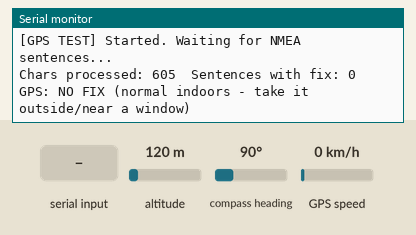
The sketch below on a simulated ESP32. Parts: the last lines printed to the serial monitor. Inputs (shaded band) come from the test bench; at power-on: altitude 120 m, compass heading 90°, GPS speed 0 km/h. The GPS gets a fix after 3 s at 37.7749, -122.4194 with 8 satellites.

Above: at 1.5 s.
1.6 s: altitude set to 20 m
At 4.5 s:
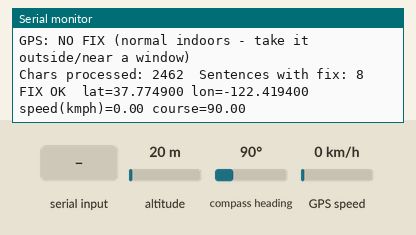
5.7 s: "1" received over the second serial link
7.2 s: compass heading set to 7°
At 8.5 s:
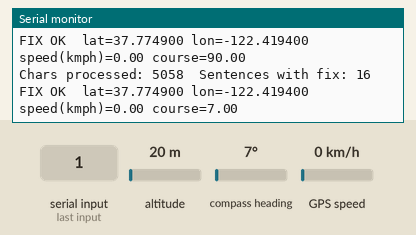
8.7 s: GPS speed set to 2 km/h
At 9.8 s:
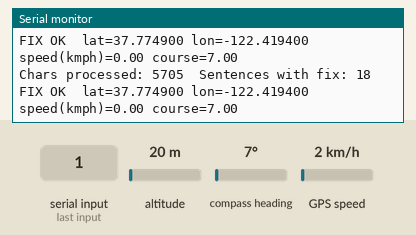
10.2 s: "0" received over the second serial link
Timing chart, 0 to 12.7 s (numbered marks = the images above; inputs shaded):
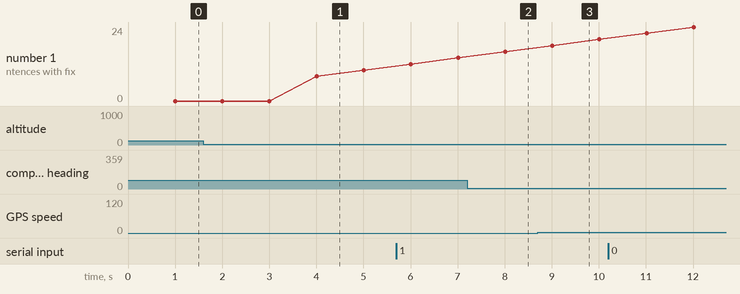

Measured:
- after the input at 1.6 s, the serial monitor: prints a new line after 1.4 s (image 1)
- after the input at 7.2 s, the serial monitor: prints a new line after 0.81 s (image 2)

The sketch:

gps_test.ino
```cpp
/*
  NETRA - Standalone GPS test (Phase 4)
  Library needed: "TinyGPSPlus" by Mikal Hart

  Wiring: GPS TX -> ESP32 GPIO16, GPS RX -> ESP32 GPIO17, VCC per module
  silkscreen (3.3-5V), GND to GND.

  NEO-M8N needs open sky to get a fix - a fix INDOORS is unlikely.
  This test will honestly print "NO FIX" until it has real sky view -
  that is expected and correct behavior, not a bug.
*/

#include <TinyGPSPlus.h>
#include "pins.h"

TinyGPSPlus gps;
HardwareSerial GPSSerial(1);

unsigned long lastPrint = 0;

void setup() {
  Serial.begin(115200);
  delay(300);
  GPSSerial.begin(GPS_BAUD, SERIAL_8N1, GPS_RX_PIN, GPS_TX_PIN);
  Serial.println("[GPS TEST] Started. Waiting for NMEA sentences...");
}

void loop() {
  while (GPSSerial.available() > 0) {
    gps.encode(GPSSerial.read());
  }

  if (millis() - lastPrint > 1000) {
    lastPrint = millis();
    Serial.print("Chars processed: ");
    Serial.print(gps.charsProcessed());
    Serial.print("  Sentences with fix: ");
    Serial.println(gps.sentencesWithFix());

    if (gps.location.isValid() && gps.location.age() < 5000) {
      Serial.print("FIX OK  lat=");
      Serial.print(gps.location.lat(), 6);
      Serial.print(" lon=");
      Serial.print(gps.location.lng(), 6);
      Serial.print(" speed(kmph)=");
      Serial.print(gps.speed.kmph());
      Serial.print(" course=");
      Serial.println(gps.course.deg());
    } else {
      Serial.println("GPS: NO FIX (normal indoors - take it outside/near a window)");
    }

    if (gps.charsProcessed() < 10) {
      Serial.println("WARNING: no NMEA data received at all - check wiring/baud rate (default 9600).");
    }
  }
}
```

pins.h
```cpp
/*
  NETRA - Vehicle A Pin Assignment (v3: HC-SR04 ultrasonic + L298N motor driver module)
  ESP32 DevKit V1

  Rules followed:
  - Avoid strapping pins for anything critical: GPIO0, GPIO2, GPIO5, GPIO12, GPIO15
  - Avoid input-only pins (GPIO34-39) for outputs
  - Keep UART0 (GPIO1/GPIO3) completely free -> this is the USB link to the laptop
  - GPS gets its own hardware UART (UART1). No radar UART needed -
    HC-SR04 is a simple trigger/echo digital sensor, not a UART device.
*/

#ifndef NETRA_PINS_H
#define NETRA_PINS_H

// ---------- 16x2 Character LCD (I2C backpack, HD44780-compatible) ----------
#define LCD_SDA         21
#define LCD_SCL         22
#define LCD_COLS        16
#define LCD_ROWS        2
#define LCD_I2C_ADDR    0x27   // most common I2C-backpack address; some boards use 0x3F.
                                // Run firmware/i2c_scanner/i2c_scanner.ino if unsure.

// ---------- GPS (NEO-6M) on UART1 ----------
#define GPS_RX_PIN      16
#define GPS_TX_PIN      17
#define GPS_BAUD        9600

// ---------- HC-SR04 Ultrasonic obstacle sensor ----------
#define ULTRASONIC_TRIG_PIN   4    // ESP32 output -> HC-SR04 TRIG (direct, no divider needed)
#define ULTRASONIC_ECHO_PIN   32   // HC-SR04 ECHO -> voltage divider -> ESP32 input (SEE NOTE 2)

// ---------- Buzzer & LEDs ----------
#define BUZZER_PIN      25
#define LED_RED_PIN     26
#define LED_GREEN_PIN   33

// ---------- L298N Motor Driver MODULE (the red board with screw terminals,
// NOT the bare L293D chip - your board already has its own onboard logic,
// so wiring is just 4 direction pins, nothing else from the ESP32 side) ----
#define MOTOR_LEFT_IN1   13   // L298N IN1
#define MOTOR_LEFT_IN2   14   // L298N IN2
#define MOTOR_RIGHT_IN3  18   // L298N IN3
#define MOTOR_RIGHT_IN4  19   // L298N IN4
// ENA and ENB stay on the L298N board's own jumper caps (left ON) - this
// keeps both motors permanently enabled at full speed; the ESP32 does not
// wire to ENA/ENB at all in this MVP. See note 5 below to add PWM speed later.

/*
  WIRING NOTES (read ALL of these before powering anything on):

  1. 16x2 I2C LCD backpack: needs 5V for a readable backlight; its backpack
     handles level-shifting so SDA/SCL are safe straight to GPIO21/GPIO22.
     If you see a blank row of black boxes, turn the small blue potentiometer
     on the back of the backpack (that's contrast, not a wiring fault).

  2. HC-SR04 voltage divider (IMPORTANT - skipping this can damage your
     ESP32's GPIO32 pin):
       HC-SR04 ECHO pin outputs a 5V pulse. ESP32 GPIOs are only 3.3V
       tolerant. Build this simple divider using THREE of your 220-ohm
       resistors (no need to buy 1k/2k - this ratio does the same job):

         HC-SR04 ECHO ---[220 ohm]---+---[220 ohm]---[220 ohm]--- GND
                                      |
                                      +--- ESP32 GPIO32 (ULTRASONIC_ECHO_PIN)

       One 220-ohm resistor between ECHO and the junction node, then TWO
       220-ohm resistors in series (440 ohm total) from that node to GND.
       This divides 5V down to ~3.3V (5V x 440/660 = 3.33V) - safe for the
       ESP32 input.
       HC-SR04 TRIG: wire directly from ESP32 GPIO4, no divider needed (it's
       an ESP32 OUTPUT going INTO the sensor; HC-SR04 reliably reads a 3.3V
       pulse as logic HIGH).
       HC-SR04 VCC -> 5V, GND -> GND (shared ground with everything else).

  3. POWER DOMAINS - the #1 rule for "no brownout, no damage":
       - ESP32 + LCD + GPS + HC-SR04 + buzzer + LEDs ALL run off the ESP32's
         own 5V/3.3V rails, powered via the USB cable (laptop or a power
         bank). This is a completely separate, clean power domain.
       - The two DC motors run on the SEPARATE motor battery pack (your two
         18650 cells), wired to the L298N module's own "+12V"/motor-power
         screw terminal - NOT through the ESP32 at all.
       - L298N IN1-IN4 are simple 3.3V-logic-compatible control inputs on
         the module - wire them straight to the 4 ESP32 GPIOs above. No
         extra logic-supply pin to wire (that's only a concern with the
         bare L293D chip, not this L298N module).
       - ALL grounds (ESP32 GND, L298N GND, motor battery GND) MUST be tied
         together on the breadboard's ground rail. Skipping this "common
         ground" is the single most common reason a two-power-supply robot
         behaves randomly or not at all.
       - NEVER wire the motor battery's raw voltage into the ESP32's 5V/VIN
         pin. Power the ESP32 only from USB during testing and demo.
       - Leave the L298N's own "+5V output" pin (and its 5V-EN jumper)
         alone / disconnected - don't use it to power the ESP32. Motor
         current spikes would ride straight into it and defeat the whole
         point of separating the power domains.

  4. 100uF electrolytic capacitor: connect it directly across the L298N
     module's motor-power screw terminal (+ and -), as close to the module
     as possible, on the battery side. Mind polarity - the capacitor's
     longer leg (or the side NOT marked with a stripe) is positive, goes to
     the + terminal. This absorbs voltage spikes when the motors start/stop
     so they don't glitch the shared ground / reset the ESP32.

  5. ENA/ENB left on the board's jumpers (full speed always) is a deliberate
     MVP simplification. If you later want variable speed, remove those two
     jumpers and wire ENA/ENB to two more ESP32 GPIOs (e.g. GPIO23, GPIO27)
     driven with ledcWrite() PWM - optional upgrade, not needed for the demo.

  6. Buzzer: active buzzer (built-in oscillator), direct digitalWrite
     HIGH/LOW straight from GPIO25, no transistor needed for this MVP. The
     2N2222/BC547 you bought are NOT required here - keep them as spares;
     they'd matter if you later swap to a passive/louder siren buzzer that
     draws more current than a GPIO can safely source.

  7. LEDs: each through a 220-ohm resistor to GND.
*/

#endif
```
